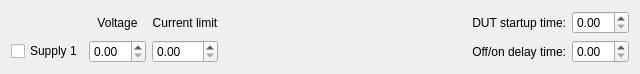
<?xml version="1.0" encoding="UTF-8"?>
<ui version="4.0">
 <class>Form</class>
 <widget class="QWidget" name="Form">
  <property name="geometry">
   <rect>
    <x>0</x>
    <y>0</y>
    <width>640</width>
    <height>66</height>
   </rect>
  </property>
  <property name="windowTitle">
   <string>Form</string>
  </property>
  <layout class="QHBoxLayout" name="horizontalLayout">
   <item>
    <layout class="QGridLayout" name="gridLayout_2">
     <item row="0" column="1">
      <widget class="QLabel" name="label_6">
       <property name="text">
        <string>Voltage</string>
       </property>
       <property name="alignment">
        <set>Qt::AlignCenter</set>
       </property>
      </widget>
     </item>
     <item row="0" column="2">
      <widget class="QLabel" name="label">
       <property name="text">
        <string>Current limit</string>
       </property>
       <property name="alignment">
        <set>Qt::AlignCenter</set>
       </property>
      </widget>
     </item>
     <item row="1" column="0">
      <widget class="BooleanWidgetController" name="outputOn">
       <property name="text">
        <string>Supply 1</string>
       </property>
       <property name="checked">
        <bool>false</bool>
       </property>
      </widget>
     </item>
     <item row="1" column="1">
      <widget class="QuantityWidgetController" name="outputVoltage"/>
     </item>
     <item row="1" column="2">
      <widget class="QuantityWidgetController" name="outputCurrent"/>
     </item>
    </layout>
   </item>
   <item>
    <spacer name="horizontalSpacer">
     <property name="orientation">
      <enum>Qt::Horizontal</enum>
     </property>
     <property name="sizeHint" stdset="0">
      <size>
       <width>277</width>
       <height>20</height>
      </size>
     </property>
    </spacer>
   </item>
   <item>
    <layout class="QGridLayout" name="gridLayout">
     <item row="0" column="0">
      <widget class="QLabel" name="label_7">
       <property name="text">
        <string>DUT startup time:</string>
       </property>
       <property name="alignment">
        <set>Qt::AlignRight|Qt::AlignTrailing|Qt::AlignVCenter</set>
       </property>
      </widget>
     </item>
     <item row="0" column="1">
      <widget class="QuantityWidgetController" name="startupTime"/>
     </item>
     <item row="1" column="0">
      <widget class="QLabel" name="label_2">
       <property name="text">
        <string>Off/on delay time:</string>
       </property>
       <property name="alignment">
        <set>Qt::AlignRight|Qt::AlignTrailing|Qt::AlignVCenter</set>
       </property>
      </widget>
     </item>
     <item row="1" column="1">
      <widget class="QuantityWidgetController" name="offOnTime"/>
     </item>
    </layout>
   </item>
  </layout>
 </widget>
 <customwidgets>
  <customwidget>
   <class>QuantityWidgetController</class>
   <extends>QDoubleSpinBox</extends>
   <header>gui.quantitywidget_controller.h</header>
  </customwidget>
  <customwidget>
   <class>BooleanWidgetController</class>
   <extends>QCheckBox</extends>
   <header>gui.booleanwidget_controller.h</header>
  </customwidget>
 </customwidgets>
 <resources>
  <include location="icons/icons.qrc"/>
 </resources>
 <connections/>
</ui>
